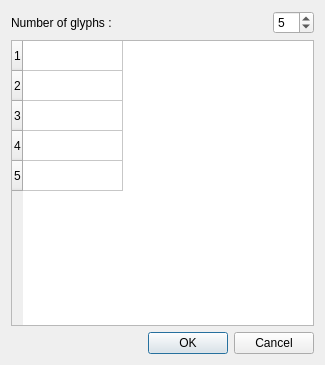
<?xml version="1.0" encoding="UTF-8"?>
<ui version="4.0">
 <class>GlyphScaleConfigDialog</class>
 <widget class="QDialog" name="GlyphScaleConfigDialog">
  <property name="geometry">
   <rect>
    <x>0</x>
    <y>0</y>
    <width>325</width>
    <height>365</height>
   </rect>
  </property>
  <property name="windowTitle">
   <string>Glyph scale configuration</string>
  </property>
  <property name="accessibleName">
   <string/>
  </property>
  <layout class="QVBoxLayout" name="verticalLayout">
   <item>
    <layout class="QHBoxLayout" name="horizontalLayout">
     <item>
      <widget class="QLabel" name="label">
       <property name="text">
        <string>Number of glyphs :</string>
       </property>
      </widget>
     </item>
     <item>
      <spacer name="horizontalSpacer">
       <property name="orientation">
        <enum>Qt::Horizontal</enum>
       </property>
       <property name="sizeHint" stdset="0">
        <size>
         <width>40</width>
         <height>20</height>
        </size>
       </property>
      </spacer>
     </item>
     <item>
      <widget class="QSpinBox" name="nbGlyphsSpinBox">
       <property name="value">
        <number>5</number>
       </property>
      </widget>
     </item>
    </layout>
   </item>
   <item>
    <widget class="QTableWidget" name="tableWidget">
     <property name="rowCount">
      <number>5</number>
     </property>
     <property name="columnCount">
      <number>1</number>
     </property>
     <attribute name="horizontalHeaderVisible">
      <bool>false</bool>
     </attribute>
     <attribute name="horizontalHeaderCascadingSectionResizes">
      <bool>false</bool>
     </attribute>
     <attribute name="horizontalHeaderMinimumSectionSize">
      <number>100</number>
     </attribute>
     <attribute name="horizontalHeaderCascadingSectionResizes">
      <bool>false</bool>
     </attribute>
     <row/>
     <row/>
     <row/>
     <row/>
     <row/>
     <column/>
    </widget>
   </item>
   <item>
    <widget class="QDialogButtonBox" name="buttonBox">
     <property name="orientation">
      <enum>Qt::Horizontal</enum>
     </property>
     <property name="standardButtons">
      <set>QDialogButtonBox::Cancel|QDialogButtonBox::Ok</set>
     </property>
    </widget>
   </item>
  </layout>
 </widget>
 <resources/>
 <connections>
  <connection>
   <sender>buttonBox</sender>
   <signal>accepted()</signal>
   <receiver>GlyphScaleConfigDialog</receiver>
   <slot>accept()</slot>
   <hints>
    <hint type="sourcelabel">
     <x>248</x>
     <y>254</y>
    </hint>
    <hint type="destinationlabel">
     <x>157</x>
     <y>274</y>
    </hint>
   </hints>
  </connection>
  <connection>
   <sender>buttonBox</sender>
   <signal>rejected()</signal>
   <receiver>GlyphScaleConfigDialog</receiver>
   <slot>reject()</slot>
   <hints>
    <hint type="sourcelabel">
     <x>316</x>
     <y>260</y>
    </hint>
    <hint type="destinationlabel">
     <x>286</x>
     <y>274</y>
    </hint>
   </hints>
  </connection>
 </connections>
</ui>
